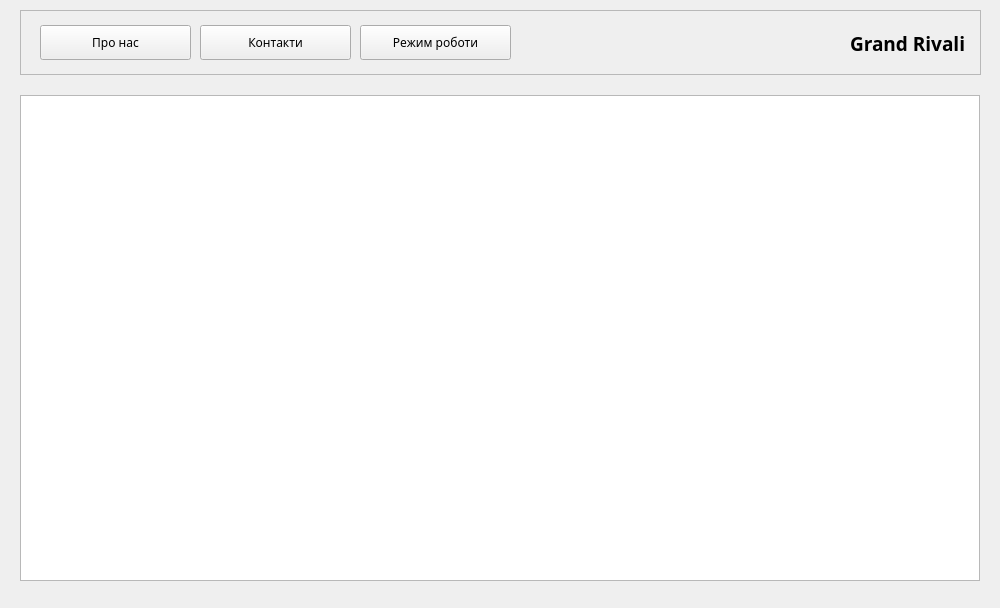
<?xml version="1.0" encoding="UTF-8"?>
<ui version="4.0">
 <class>InfoForm</class>
 <widget class="QWidget" name="InfoForm">
  <property name="geometry">
   <rect>
    <x>0</x>
    <y>0</y>
    <width>1000</width>
    <height>608</height>
   </rect>
  </property>
  <property name="windowTitle">
   <string>Інформаційна панель</string>
  </property>
  <widget class="QFrame" name="navFrame">
   <property name="geometry">
    <rect>
     <x>20</x>
     <y>10</y>
     <width>961</width>
     <height>65</height>
    </rect>
   </property>
   <property name="frameShape">
    <enum>QFrame::Shape::StyledPanel</enum>
   </property>
   <widget class="QPushButton" name="pushButtonAbout">
    <property name="geometry">
     <rect>
      <x>20</x>
      <y>15</y>
      <width>151</width>
      <height>35</height>
     </rect>
    </property>
    <property name="font">
     <font>
      <family>Book Antiqua</family>
      <pointsize>9</pointsize>
     </font>
    </property>
    <property name="text">
     <string>Про нас</string>
    </property>
   </widget>
   <widget class="QPushButton" name="pushButtonContacts">
    <property name="geometry">
     <rect>
      <x>180</x>
      <y>15</y>
      <width>151</width>
      <height>35</height>
     </rect>
    </property>
    <property name="font">
     <font>
      <family>Book Antiqua</family>
     </font>
    </property>
    <property name="text">
     <string>Контакти</string>
    </property>
   </widget>
   <widget class="QPushButton" name="pushButtonHours">
    <property name="geometry">
     <rect>
      <x>340</x>
      <y>15</y>
      <width>151</width>
      <height>35</height>
     </rect>
    </property>
    <property name="font">
     <font>
      <family>Book Antiqua</family>
     </font>
    </property>
    <property name="text">
     <string>Режим роботи</string>
    </property>
   </widget>
   <widget class="QLabel" name="label">
    <property name="geometry">
     <rect>
      <x>830</x>
      <y>8</y>
      <width>121</width>
      <height>51</height>
     </rect>
    </property>
    <property name="font">
     <font>
      <family>Book Antiqua</family>
      <pointsize>14</pointsize>
      <bold>true</bold>
     </font>
    </property>
    <property name="text">
     <string>Grand Rivali</string>
    </property>
   </widget>
  </widget>
  <widget class="QStackedWidget" name="stackedWidget">
   <property name="geometry">
    <rect>
     <x>0</x>
     <y>75</y>
     <width>1100</width>
     <height>512</height>
    </rect>
   </property>
   <property name="currentIndex">
    <number>0</number>
   </property>
   <widget class="QWidget" name="pageAbout">
    <widget class="QTextEdit" name="aboutTextEdit">
     <property name="geometry">
      <rect>
       <x>20</x>
       <y>20</y>
       <width>960</width>
       <height>486</height>
      </rect>
     </property>
     <property name="readOnly">
      <bool>true</bool>
     </property>
    </widget>
   </widget>
   <widget class="QWidget" name="pageContacts">
    <widget class="QTextEdit" name="contactsTextEdit">
     <property name="geometry">
      <rect>
       <x>20</x>
       <y>20</y>
       <width>1060</width>
       <height>470</height>
      </rect>
     </property>
     <property name="readOnly">
      <bool>true</bool>
     </property>
    </widget>
   </widget>
   <widget class="QWidget" name="pageHours">
    <widget class="QTableWidget" name="hoursTableWidget">
     <property name="geometry">
      <rect>
       <x>20</x>
       <y>20</y>
       <width>600</width>
       <height>280</height>
      </rect>
     </property>
     <property name="editTriggers">
      <set>QAbstractItemView::EditTrigger::NoEditTriggers</set>
     </property>
     <property name="selectionMode">
      <enum>QAbstractItemView::SelectionMode::NoSelection</enum>
     </property>
    </widget>
    <widget class="QLabel" name="hoursNoteLabel">
     <property name="geometry">
      <rect>
       <x>20</x>
       <y>320</y>
       <width>1060</width>
       <height>60</height>
      </rect>
     </property>
     <property name="wordWrap">
      <bool>true</bool>
     </property>
    </widget>
   </widget>
  </widget>
 </widget>
 <resources/>
 <connections/>
</ui>
